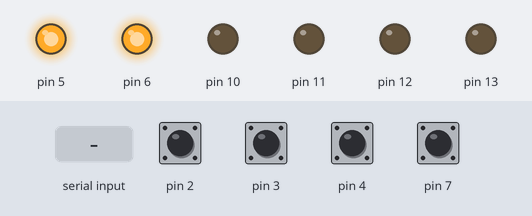
Bench run of a program on a simulated Arduino Uno, built with avr-gcc and run on an emulated ATmega328P. Parts: output pins drawn as LEDs (lit = HIGH). Inputs (shaded band) come from the test bench; at power-on: pin 2–4, pin 7 HIGH. What the program prints to the serial monitor is not drawn.

Above: at 1.2 s.
1.3 s: pin 2 pulled LOW for 0.15 s
3.0 s: pin 3 pulled LOW for 0.15 s
4.6 s: pin 4 pulled LOW for 0.15 s
6.2 s: pin 7 pulled LOW for 0.15 s
8.0 s: "1\n" received over Serial
10.0 s: pin 2 pulled LOW for 1 s
Timing chart, 0 to 13.0 s (numbered marks = the images above; inputs shaded):
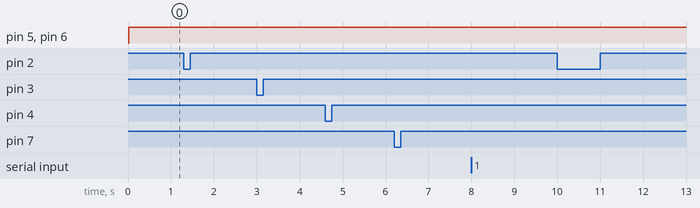

Measured:
- after the input at 1.3 s, every drawn part: stays the same
- after the input at 3.0 s, every drawn part: stays the same
- after the input at 4.6 s, every drawn part: stays the same
- after the input at 6.2 s, every drawn part: stays the same
- after the input at 8.0 s, every drawn part: stays the same
- after the input at 10.0 s, every drawn part: stays the same

The program:

main.cpp
```cpp
#include <Arduino.h>
#include <avr/wdt.h>
#include <avr/interrupt.h>

#include "pins.h"
#include "comm/command_receiver.h"
#include "comm/senddata.h"
#include "controller/robot_controller.h"
// #include "middleware/encoder.h"

constexpr uint16_t WDT_MAGIC = 0xD06F;
uint16_t wdt_reset_mark __attribute__((section(".noinit")));

ISR(WDT_vect) { wdt_reset_mark = WDT_MAGIC; }

constexpr uint32_t ENCODER_PERIOD_MS = 20;      // 50 Hz

// CODE BLOCK FOR TEST
// constexpr uint32_t ENCODER_PRINT_PERIOD_MS = 1000;
// constexpr bool ENCODER_DEBUG_PRINT = true;
// ---END CODE BLOCK FOR TEST

CommandReceiver receiver(Serial);
RobotController robot;
uint32_t last_encoder_ms = 0;

// CODE BLOCK FOR TEST
// void print_encoder_parameters()
// {
//     static uint32_t last_print_ms = 0;
//     const uint32_t now = millis();
//     if (now - last_print_ms < ENCODER_PRINT_PERIOD_MS) {
//         return;
//     }
//     last_print_ms = now;

//     int32_t encoder_count_m1;
//     int32_t encoder_count_m2;
//     get_encoder_count(encoder_count_m1, encoder_count_m2);

//     Serial.print(F("M1 encoder: "));
//     Serial.print(encoder_count_m1);
//     Serial.print(F(", M2 encoder: "));
//     Serial.println(encoder_count_m2);
// }
// END CODE BLOCK FOR TEST

void setup()
{
    MCUSR = 0;
    wdt_disable();

    const bool reset_by_wdt = (wdt_reset_mark == WDT_MAGIC);
    wdt_reset_mark = 0;

    Serial.begin(115200);

    pins::initPins();
    robot.begin();

    if (reset_by_wdt) Serial.println(F("RESET WDT"));   // ASCII, parser trên Pi tự bỏ qua

    wdt_enable(WDTO_250MS);
    WDTCSR |= (1 << WDIE);
}

void loop()
{
    wdt_reset();

    Command cmd;
    if (receiver.poll(cmd) && cmd.type == CommandType::WheelSpeed) {
        robot.set_wheel_speed(cmd.left_tps, cmd.right_tps);
    }

    robot.update();     // PID tốc độ + tự dừng khi mất lệnh

    // CODE BLOCK FOR TEST
    // if (ENCODER_DEBUG_PRINT) {
    //     print_encoder_parameters();
    // } else {
    //     const uint32_t now = millis();
    //     if (now - last_encoder_ms >= ENCODER_PERIOD_MS) {
    //         last_encoder_ms = now;
    //         send_encoder_data(Serial);
    //     }
    // }
    // END CODE BLOCK FOR TEST

    const uint32_t now = millis();
    if (now - last_encoder_ms >= ENCODER_PERIOD_MS) {
        last_encoder_ms = now;
        send_encoder_data(Serial);
    }
}
```

io.h
```cpp
#pragma once
#include <avr/io.h>
#include <stdint.h>

#if !defined(__AVR_ATmega328P__)
#error "fast_io.h chi ho tro ATmega328P (Arduino Uno/Nano)"
#endif

namespace fast_io {

// Chân Arduino → bit trong port
//   D0–D7   → PORTD bit 0–7
//   D8–D13  → PORTB bit 0–5
//   A0–A5   → PORTC bit 0–5 (chân 14–19)
constexpr uint8_t bit_of(uint8_t pin)
{
    return pin < 8 ? pin : (pin < 14 ? pin - 8 : pin - 14);
}

// Chân hỗ trợ PWM (analogWrite) trên Uno/Nano
constexpr bool is_pwm(uint8_t pin)
{
    return pin == 3 || pin == 5 || pin == 6 || pin == 9 || pin == 10 || pin == 11;
}

template <uint8_t PIN>
struct Pin
{
    static_assert(PIN <= 19, "Chan khong ton tai tren ATmega328P");

    static constexpr uint8_t NUMBER = PIN;   // số chân Arduino, cho analogWrite, attachInterrupt…
    static constexpr uint8_t MASK   = static_cast<uint8_t>(1u << bit_of(PIN));

    static inline void output() // chân là OUTPUT
    {
        if      (PIN < 8)  DDRD |= MASK;
        else if (PIN < 14) DDRB |= MASK;
        else               DDRC |= MASK;
    }

    static inline void input()          // INPUT, tắt pull-up
    {
        if      (PIN < 8)  DDRD &= ~MASK;
        else if (PIN < 14) DDRB &= ~MASK;
        else               DDRC &= ~MASK;
        low();
    }

    static inline void input_pullup()   // INPUT_PULLUP
    {
        if      (PIN < 8)  DDRD &= ~MASK;
        else if (PIN < 14) DDRB &= ~MASK;
        else               DDRC &= ~MASK;
        high();                         // chân INPUT + PORT = 1 → bật pull-up
    }

    static inline void high()
    {
        if      (PIN < 8)  PORTD |= MASK;
        else if (PIN < 14) PORTB |= MASK;
        else               PORTC |= MASK;
    }

    static inline void low()
    {
        if      (PIN < 8)  PORTD &= ~MASK;
        else if (PIN < 14) PORTB &= ~MASK;
        else               PORTC &= ~MASK;
    }

    static inline void write(bool value)
    {
        if (value) high();
        else       low();
    }

    static inline bool read()
    {
        if      (PIN < 8)  return PIND & MASK;
        else if (PIN < 14) return PINB & MASK;
        else               return PINC & MASK;
    }

    // Ghi 1 vào thanh ghi PIN sẽ đảo trạng thái chân
    static inline void toggle()
    {
        if      (PIN < 8)  PIND = MASK;
        else if (PIN < 14) PINB = MASK;
        else               PINC = MASK;
    }
};

} // namespace fast_io
```

command_receiver.h
```cpp
#pragma once
#include <Arduino.h>

enum class CommandType : uint8_t
{
    None,
    WheelSpeed      // type 0x21: tốc độ mục tiêu 2 bánh (ticks/s)
};

struct Command
{
    CommandType type = CommandType::None;
    int16_t     left_tps  = 0;   // ticks/s, có dấu
    int16_t     right_tps = 0;
};

class CommandReceiver
{
public:
    explicit CommandReceiver(Stream &port) : _port(port) {}

    // Gọi liên tục trong loop(), không chặn.
    // Trả về true khi vừa nhận đủ một frame hợp lệ.
    bool poll(Command &cmd);

    uint16_t bad_frames() const { return _bad; }

private:
    void _drop(uint8_t n);      // bỏ n byte đầu rồi dồn về header kế tiếp

    static constexpr uint8_t HEADER    = 0xAA;
    static constexpr uint8_t FOOTER    = 0x55;
    static constexpr uint8_t TYPE_WHEEL = 0x21;
    static constexpr uint8_t FRAME_LEN = 8;

    Stream  &_port;
    uint8_t  _buf[FRAME_LEN];
    uint8_t  _len = 0;
    uint16_t _bad = 0;
};
```

senddata.h
```cpp
#pragma once

#include <Arduino.h>

void send_encoder_data(Print &output);
```

debug_test.h
```cpp
// CODE BLOCK FOR TEST
#define DEBUG_TEST 0
// END CODE BLOCK FOR TEST
```

drive_controller.h
```cpp
#pragma once
#include "middleware/motor.h"

class DriveController {
    Motor1 _left_motor;
    Motor2 _right_motor;

public:
    // PWM có dấu cho từng bánh: -255..255, dấu = chiều quay, 0 = thả trôi
    void set(int16_t left_pwm, int16_t right_pwm);
    void brake();
    void coast();
};
```

pid.h
```cpp
#pragma once

class PID
{
public:
    PID(float kp, float ki, float kd, float out_min, float out_max)
        : _kp(kp), _ki(ki), _kd(kd),
          _out_min(out_min), _out_max(out_max)
    {
        reset();
    }

    // Gọi mỗi khi bắt đầu nhiệm vụ mới
    void reset()
    {
        _integral   = 0.0f;
        _prev_error = 0.0f;
        _first      = true;
    }

    // error: sai số hiện tại, dt: chu kỳ (giây)
    float update(float error, float dt)
    {
        // D: lần đầu chưa có sai số cũ, nên bỏ qua để tránh giật
        float derivative = _first ? 0.0f : (error - _prev_error) / dt;
        _first      = false;
        _prev_error = error;

        // Tích phân "thử", chỉ lưu lại nếu output chưa bão hòa
        float integral_try = _integral + error * dt;

        float output = _kp * error + _ki * integral_try + _kd * derivative;

        if      (output > _out_max) output = _out_max;
        else if (output < _out_min) output = _out_min;
        else    _integral = integral_try;   // chống tích phân tràn (anti-windup)

        return output;
    }

private:
    float _kp, _ki, _kd;
    float _out_min, _out_max;

    float _integral;
    float _prev_error;
    bool  _first;
};
```

robot_controller.h
```cpp
#pragma once
#include <Arduino.h>
#include "controller/drive_controller.h"
#include "controller/pid.h"

// Điều khiển vận tốc hai bánh (setpoint từ Nav2 qua Pi, đơn vị ticks/s).
// Quy ước: tiến thì encoder TĂNG, M1 = trái, M2 = phải.
class RobotController
{
public:
    RobotController();

    void begin();
    void update();      // gọi liên tục trong loop(), không chặn

    // Đặt tốc độ mục tiêu (ticks/s, có dấu). Mất lệnh quá CMD_TIMEOUT_MS thì tự về 0.
    void set_wheel_speed(int16_t left_tps, int16_t right_tps);

private:
    DriveController _drive;
    PID      _pid_left;
    PID      _pid_right;

    uint32_t _last_update_ms;
    uint32_t _last_cmd_ms;
    int16_t  _target_left_tps;
    int16_t  _target_right_tps;
    int32_t  _prev_left_count;
    int32_t  _prev_right_count;
    float    _meas_left_tps;
    float    _meas_right_tps;
};
```

encoder.h
```cpp
#pragma once

void init_encoder_interrupt(void);
void get_encoder_count(int32_t &encoder_count_m1, int32_t &encoder_count_m2);
void get_encoder_sample(uint32_t &timestamp_ms, int32_t &encoder_count_m1, int32_t &encoder_count_m2);
void reset_encoder_count(void);
```

motor.h
```cpp
#pragma once
#include <Arduino.h>
#include "pins.h"

// ===== Kiểm tra cấu hình từ platformio.ini =====
#if !defined(DEFAULT_SPEED)
#error "Thieu DEFAULT_SPEED trong build_flags"
#endif


enum class Direction : uint8_t
{
    Forward,
    Backward
};


// INVERTED     : true nếu motor lắp ngược (ví dụ bánh bên phải)
template <typename In1, typename In2, typename En, bool INVERTED = false>
class Motor
{
    static_assert(In1::NUMBER != In2::NUMBER, "IN1 va IN2 phai la 2 chan khac nhau");

public:
    // Quay theo chiều, tốc độ 0–255
    void run(Direction dir, uint8_t speed = DEFAULT_SPEED)
    {
        const bool forward = (dir == Direction::Forward) != INVERTED;

        // Hạ chân LOW trước rồi mới nâng chân HIGH:
        // khi đảo chiều, trạng thái trung gian luôn là (LOW, LOW) = thả trôi
        if (forward) { In2::low(); In1::high(); }
        else         { In1::low(); In2::high(); }

        analogWrite(En::NUMBER, speed);
    }

    void forward(uint8_t speed = DEFAULT_SPEED)  { run(Direction::Forward, speed); }
    void backward(uint8_t speed = DEFAULT_SPEED) { run(Direction::Backward, speed); }

    // Tốc độ có dấu: -255..255 (dương = tiến, âm = lùi, 0 = thả trôi)
    // Tiện để nối thẳng với output của bộ PID
    void drive(int16_t speed)
    {
        speed = constrain(speed, -255, 255);

        if      (speed > 0) run(Direction::Forward,  speed);
        else if (speed < 0) run(Direction::Backward, -speed);
        else                coast();
    }

    // Thả trôi: EN = LOW, motor quay theo quán tính rồi tự dừng
    void coast()
    {
        analogWrite(En::NUMBER, 0);
        In1::low();
        In2::low();
    }

    // Phanh: EN = HIGH, IN1 = IN2, L298N nối tắt 2 đầu motor nên dừng nhanh
    void brake()
    {
        In1::low();
        In2::low();
        analogWrite(En::NUMBER, 255);
    }

    // Chạy theo quán tính rồi tự dừng
    void stop() { coast(); }
};


// ===== Cấu hình motor của robot =====
using Motor1 = Motor<pins::M1_IN1, pins::M1_IN2, pins::M1_EN, true>;
using Motor2 = Motor<pins::M2_IN1, pins::M2_IN2, pins::M2_EN>;
```

command_receiver.cpp
```cpp
#include "comm/command_receiver.h"

// CODE BLOCK FOR TEST
#include "controller/debug_test.h"

#if DEBUG_TEST
void dbg_test_on_serial_char(uint8_t byte);
#endif
// END CODE BLOCK FOR TEST

bool CommandReceiver::poll(Command &cmd)
{
    while (_port.available()) {
        const uint8_t b = _port.read();

        // CODE BLOCK FOR TEST
        #if DEBUG_TEST
            if (_len == 0 && (b == 'p' || b == 'r' || b == 's')) {
                dbg_test_on_serial_char(b);
                continue;
            }
        #endif
        // END CODE BLOCK FOR TEST

        if (_len == 0 && b != HEADER) continue;   // chưa có header: bỏ byte rác
        _buf[_len++] = b;

        if (_len < FRAME_LEN) continue;

        // Đủ 8 byte: kiểm tra footer, type và checksum (XOR type + payload)
        uint8_t chk = 0;
        for (uint8_t i = 1; i <= 5; ++i) chk ^= _buf[i];

        const bool ok = _buf[7] == FOOTER && _buf[6] == chk && _buf[1] == TYPE_WHEEL;
        if (!ok) {
            ++_bad;
            _drop(1);          // chỉ bỏ 1 byte, tìm header kế tiếp trong phần còn lại
            continue;
        }

        cmd.type      = CommandType::WheelSpeed;
        cmd.left_tps  = static_cast<int16_t>(uint16_t(_buf[2]) | uint16_t(_buf[3]) << 8);
        cmd.right_tps = static_cast<int16_t>(uint16_t(_buf[4]) | uint16_t(_buf[5]) << 8);
        _len = 0;
        return true;
    }
    return false;
}

void CommandReceiver::_drop(uint8_t n)
{
    memmove(_buf, _buf + n, _len - n);
    _len -= n;
    // dồn về byte HEADER đầu tiên còn lại
    uint8_t skip = 0;
    while (skip < _len && _buf[skip] != HEADER) ++skip;
    if (skip) {
        memmove(_buf, _buf + skip, _len - skip);
        _len -= skip;
    }
}
```

senddata.cpp
```cpp
#include "comm/senddata.h"
#include "middleware/encoder.h"

// CODE BLOCK FOR TEST
#include "controller/debug_test.h"
// END CODE BLOCK FOR TEST

constexpr uint8_t MSG_ENCODER = 0x11;
void send_encoder_data(Print &output)
{
    // CODE BLOCK FOR TEST
    #if DEBUG_TEST
        return;
    #endif
    // END CODE BLOCK FOR TEST
    uint32_t timestamp_ms;
    int32_t m1_count, m2_count;
    get_encoder_sample(timestamp_ms, m1_count, m2_count);

    uint8_t frame[16] = {};
    frame[0] = 0xAA;
    frame[1] = MSG_ENCODER;

    const uint32_t values[] = {
        timestamp_ms,
        static_cast<uint32_t>(m1_count),
        static_cast<uint32_t>(m2_count)
    };

    for (uint8_t value_index = 0; value_index < 3; ++value_index) {
        for (uint8_t byte_index = 0; byte_index < 4; ++byte_index) {
            const uint8_t payload_index = 2 + value_index * 4 + byte_index;
            frame[payload_index] = static_cast<uint8_t>(values[value_index] >> (byte_index * 8));
        }
    }

    uint8_t checksum = frame[1];
    for (uint8_t i = 2; i < 14; ++i) {
        checksum ^= frame[i];
    }
    frame[14] = checksum;
    frame[15] = 0x55;

    output.write(frame, sizeof(frame));
}
```

drive_controller.cpp
```cpp
#include "controller/drive_controller.h"

void DriveController::set(int16_t left_pwm, int16_t right_pwm)
{
    _left_motor.drive(left_pwm);
    _right_motor.drive(right_pwm);
}

void DriveController::brake()
{
    _left_motor.brake();
    _right_motor.brake();
}

void DriveController::coast()
{
    _left_motor.coast();
    _right_motor.coast();
}
```

encoder.cpp
```cpp
#include <Arduino.h>
#include <util/atomic.h>
#include <PinChangeInterrupt.h>

#include "middleware/encoder.h"
#include "pins.h"

// Chiều A:  00 → 01 → 11 → 10 → 00
// Chiều B:  00 → 10 → 11 → 01 → 00
// Nếu muốn đổi chiều đếm, có thể đổi vị trí hai dây H1/H2 hoặc đảo dấu giá trị đếm trong code.

static volatile int32_t _pulse_count_m1 = 0;
static volatile int32_t _pulse_count_m2 = 0;

// Trạng thái encoder của hai motor trước đó: bit 1 = H1, bit 0 = H2
static volatile uint8_t _previous_state_m1 = 0;
static volatile uint8_t _previous_state_m2 = 0;

// Bảng chuyển trạng thái QUADRATURE
// Gia tri:
//  +1: quay theo một chiều
//  -1: quay theo chiều ngược lại
//   0: không thay đổi hoặc chuyển trạng thái không hợp lệ
static const int8_t _encoder_transition_table[16] = {
     0, -1,  1,  0,
     1,  0,  0, -1,
    -1,  0,  0,  1,
     0,  1, -1,  0
};


// Đọc trạng thái encoder
static inline uint8_t _read_encoder_state_m1()
{
    return (pins::M1_H1::read() << 1) | pins::M1_H2::read();
}


static inline uint8_t _read_encoder_state_m2()
{
    return (pins::M2_H1::read() << 1) | pins::M2_H2::read();
}


// Cập nhật bộ đếm encoder
static inline void _update_encoder_m1()
{
    uint8_t current_state = _read_encoder_state_m1();

    uint8_t index = (_previous_state_m1 << 2) | current_state;

    _pulse_count_m1 += _encoder_transition_table[index];

    _previous_state_m1 = current_state;
}


static inline void _update_encoder_m2()
{
    uint8_t current_state = _read_encoder_state_m2();

    uint8_t index = (_previous_state_m2 << 2) | current_state;

    _pulse_count_m2 -= _encoder_transition_table[index];

    _previous_state_m2 = current_state;
}

// ISR - Interrupt Service Routine - Hàm phục vụ ngắt
// ISR - MOTOR 1
static void _encoder_isr_m1()
{
    _update_encoder_m1();
}


// ISR - MOTOR 2
static void _encoder_isr_m2()
{
    _update_encoder_m2();
}


// Khởi tạo encoder
void init_encoder_interrupt(void)
{
    // Đọc trạng thái bắt đầu trước khi bật ngắt
    _previous_state_m1 = _read_encoder_state_m1();
    _previous_state_m2 = _read_encoder_state_m2();

    // Motor 1 - H1
    attachInterrupt(digitalPinToInterrupt(pins::M1_H1::NUMBER), _encoder_isr_m1, CHANGE);

    // Motor 1 - H2
    attachPCINT(digitalPinToPCINT(pins::M1_H2::NUMBER), _encoder_isr_m1, CHANGE);

    // Motor 2 - H1
    attachInterrupt(digitalPinToInterrupt(pins::M2_H1::NUMBER), _encoder_isr_m2, CHANGE);

    // Motor 2 - H2
    attachPCINT(digitalPinToPCINT(pins::M2_H2::NUMBER), _encoder_isr_m2, CHANGE);
}

// Đọc bộ đếm của hai motor
void get_encoder_count(int32_t &encoder_count_m1, int32_t &encoder_count_m2)
{
    ATOMIC_BLOCK(ATOMIC_RESTORESTATE)
    {
        encoder_count_m1 = _pulse_count_m1;
        encoder_count_m2 = _pulse_count_m2;
    }
}

// Lấy timestamp và cả hai bộ đếm trong cùng vùng nguyên tử để chúng thuộc một mẫu.
void get_encoder_sample(uint32_t &timestamp_ms, int32_t &encoder_count_m1, int32_t &encoder_count_m2)
{
    ATOMIC_BLOCK(ATOMIC_RESTORESTATE)
    {
        timestamp_ms = millis();
        encoder_count_m1 = _pulse_count_m1;
        encoder_count_m2 = _pulse_count_m2;
    }
}

// Reset bộ đếm
void reset_encoder_count(void)
{
    ATOMIC_BLOCK(ATOMIC_RESTORESTATE)
    {
        _pulse_count_m1 = 0;
        _pulse_count_m2 = 0;

        _previous_state_m1 = _read_encoder_state_m1();
        _previous_state_m2 = _read_encoder_state_m2();
    }
}
```

Source omitted: robot_controller.cpp (12972 bytes), pins.h (1657 bytes)
